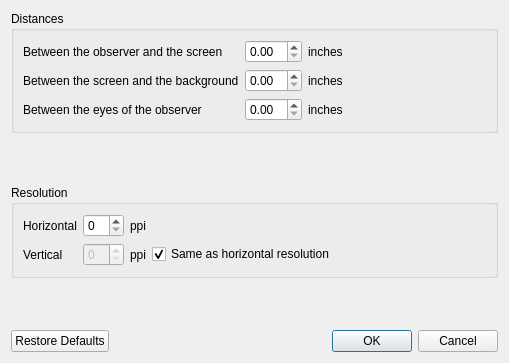
<?xml version="1.0" encoding="UTF-8"?>
<ui version="4.0">
 <class>OptionsDialog</class>
 <widget class="QDialog" name="OptionsDialog">
  <property name="windowModality">
   <enum>Qt::WindowModal</enum>
  </property>
  <property name="geometry">
   <rect>
    <x>0</x>
    <y>0</y>
    <width>509</width>
    <height>363</height>
   </rect>
  </property>
  <property name="windowTitle">
   <string>Stereogram options - Onrakan</string>
  </property>
  <layout class="QVBoxLayout" name="verticalLayout_3">
   <item>
    <widget class="QGroupBox" name="distancesGroupBox">
     <property name="title">
      <string>Distances</string>
     </property>
     <layout class="QVBoxLayout" name="verticalLayout_2">
      <item>
       <layout class="QGridLayout" name="gridLayout">
        <item row="0" column="0">
         <widget class="QLabel" name="label">
          <property name="toolTip">
           <string>When  the observer is viewing the stereogram on the screen</string>
          </property>
          <property name="text">
           <string>Between the observer and the screen</string>
          </property>
         </widget>
        </item>
        <item row="0" column="1">
         <widget class="QDoubleSpinBox" name="observerToScreen">
          <property name="sizePolicy">
           <sizepolicy hsizetype="Maximum" vsizetype="Fixed">
            <horstretch>0</horstretch>
            <verstretch>0</verstretch>
           </sizepolicy>
          </property>
         </widget>
        </item>
        <item row="1" column="0">
         <widget class="QLabel" name="label_2">
          <property name="toolTip">
           <string>Where the stereogram is on the screen, and it presents a 3D view 
with the backward-most point in the background plane</string>
          </property>
          <property name="text">
           <string>Between the screen and the background</string>
          </property>
         </widget>
        </item>
        <item row="1" column="1">
         <widget class="QDoubleSpinBox" name="screenToBackground">
          <property name="sizePolicy">
           <sizepolicy hsizetype="Maximum" vsizetype="Fixed">
            <horstretch>0</horstretch>
            <verstretch>0</verstretch>
           </sizepolicy>
          </property>
         </widget>
        </item>
        <item row="2" column="0">
         <widget class="QLabel" name="label_3">
          <property name="toolTip">
           <string>Distance between the  right and left eyes of the observer</string>
          </property>
          <property name="text">
           <string>Between the eyes of the observer</string>
          </property>
         </widget>
        </item>
        <item row="2" column="1">
         <widget class="QDoubleSpinBox" name="betweenEyes">
          <property name="sizePolicy">
           <sizepolicy hsizetype="Maximum" vsizetype="Fixed">
            <horstretch>0</horstretch>
            <verstretch>0</verstretch>
           </sizepolicy>
          </property>
         </widget>
        </item>
        <item row="0" column="2">
         <widget class="QLabel" name="label_4">
          <property name="sizePolicy">
           <sizepolicy hsizetype="Maximum" vsizetype="Preferred">
            <horstretch>0</horstretch>
            <verstretch>0</verstretch>
           </sizepolicy>
          </property>
          <property name="text">
           <string>inches</string>
          </property>
         </widget>
        </item>
        <item row="1" column="2">
         <widget class="QLabel" name="label_5">
          <property name="sizePolicy">
           <sizepolicy hsizetype="Maximum" vsizetype="Preferred">
            <horstretch>0</horstretch>
            <verstretch>0</verstretch>
           </sizepolicy>
          </property>
          <property name="text">
           <string>inches</string>
          </property>
         </widget>
        </item>
        <item row="2" column="2">
         <widget class="QLabel" name="label_6">
          <property name="sizePolicy">
           <sizepolicy hsizetype="Maximum" vsizetype="Preferred">
            <horstretch>0</horstretch>
            <verstretch>0</verstretch>
           </sizepolicy>
          </property>
          <property name="text">
           <string>inches</string>
          </property>
         </widget>
        </item>
        <item row="1" column="3">
         <spacer name="horizontalSpacer">
          <property name="orientation">
           <enum>Qt::Horizontal</enum>
          </property>
          <property name="sizeHint" stdset="0">
           <size>
            <width>40</width>
            <height>20</height>
           </size>
          </property>
         </spacer>
        </item>
       </layout>
      </item>
     </layout>
    </widget>
   </item>
   <item>
    <spacer name="verticalSpacer">
     <property name="orientation">
      <enum>Qt::Vertical</enum>
     </property>
     <property name="sizeHint" stdset="0">
      <size>
       <width>20</width>
       <height>40</height>
      </size>
     </property>
    </spacer>
   </item>
   <item>
    <widget class="QGroupBox" name="groupBox_2">
     <property name="title">
      <string>Resolution</string>
     </property>
     <layout class="QVBoxLayout" name="verticalLayout">
      <item>
       <layout class="QGridLayout" name="gridLayout_2">
        <item row="0" column="0">
         <widget class="QLabel" name="label_7">
          <property name="text">
           <string>Horizontal</string>
          </property>
         </widget>
        </item>
        <item row="0" column="1">
         <widget class="QSpinBox" name="horizontalResolution">
          <property name="sizePolicy">
           <sizepolicy hsizetype="Maximum" vsizetype="Fixed">
            <horstretch>0</horstretch>
            <verstretch>0</verstretch>
           </sizepolicy>
          </property>
         </widget>
        </item>
        <item row="0" column="2">
         <widget class="QLabel" name="label_8">
          <property name="sizePolicy">
           <sizepolicy hsizetype="Maximum" vsizetype="Preferred">
            <horstretch>0</horstretch>
            <verstretch>0</verstretch>
           </sizepolicy>
          </property>
          <property name="toolTip">
           <string>Pixels Per Inch</string>
          </property>
          <property name="text">
           <string>ppi</string>
          </property>
         </widget>
        </item>
        <item row="1" column="0">
         <widget class="QLabel" name="label_9">
          <property name="text">
           <string>Vertical</string>
          </property>
         </widget>
        </item>
        <item row="1" column="1">
         <widget class="QSpinBox" name="verticalResolution">
          <property name="enabled">
           <bool>false</bool>
          </property>
          <property name="sizePolicy">
           <sizepolicy hsizetype="Maximum" vsizetype="Fixed">
            <horstretch>0</horstretch>
            <verstretch>0</verstretch>
           </sizepolicy>
          </property>
         </widget>
        </item>
        <item row="1" column="2">
         <widget class="QLabel" name="label_10">
          <property name="sizePolicy">
           <sizepolicy hsizetype="Maximum" vsizetype="Preferred">
            <horstretch>0</horstretch>
            <verstretch>0</verstretch>
           </sizepolicy>
          </property>
          <property name="toolTip">
           <string>Pixels Per Inch</string>
          </property>
          <property name="text">
           <string>ppi</string>
          </property>
         </widget>
        </item>
        <item row="1" column="3">
         <widget class="QCheckBox" name="sameAsHorizontalResolution">
          <property name="text">
           <string>Same as horizontal resolution</string>
          </property>
          <property name="checked">
           <bool>true</bool>
          </property>
         </widget>
        </item>
        <item row="0" column="3">
         <spacer name="horizontalSpacer_2">
          <property name="orientation">
           <enum>Qt::Horizontal</enum>
          </property>
          <property name="sizeHint" stdset="0">
           <size>
            <width>40</width>
            <height>20</height>
           </size>
          </property>
         </spacer>
        </item>
       </layout>
      </item>
     </layout>
    </widget>
   </item>
   <item>
    <spacer name="verticalSpacer_2">
     <property name="orientation">
      <enum>Qt::Vertical</enum>
     </property>
     <property name="sizeHint" stdset="0">
      <size>
       <width>20</width>
       <height>40</height>
      </size>
     </property>
    </spacer>
   </item>
   <item>
    <widget class="QDialogButtonBox" name="buttonBox">
     <property name="orientation">
      <enum>Qt::Horizontal</enum>
     </property>
     <property name="standardButtons">
      <set>QDialogButtonBox::Cancel|QDialogButtonBox::Ok|QDialogButtonBox::RestoreDefaults</set>
     </property>
    </widget>
   </item>
  </layout>
 </widget>
 <resources/>
 <connections>
  <connection>
   <sender>buttonBox</sender>
   <signal>accepted()</signal>
   <receiver>OptionsDialog</receiver>
   <slot>accept()</slot>
   <hints>
    <hint type="sourcelabel">
     <x>222</x>
     <y>348</y>
    </hint>
    <hint type="destinationlabel">
     <x>157</x>
     <y>274</y>
    </hint>
   </hints>
  </connection>
  <connection>
   <sender>buttonBox</sender>
   <signal>rejected()</signal>
   <receiver>OptionsDialog</receiver>
   <slot>reject()</slot>
   <hints>
    <hint type="sourcelabel">
     <x>290</x>
     <y>354</y>
    </hint>
    <hint type="destinationlabel">
     <x>286</x>
     <y>274</y>
    </hint>
   </hints>
  </connection>
  <connection>
   <sender>sameAsHorizontalResolution</sender>
   <signal>toggled(bool)</signal>
   <receiver>verticalResolution</receiver>
   <slot>setDisabled(bool)</slot>
   <hints>
    <hint type="sourcelabel">
     <x>180</x>
     <y>253</y>
    </hint>
    <hint type="destinationlabel">
     <x>127</x>
     <y>257</y>
    </hint>
   </hints>
  </connection>
 </connections>
</ui>
